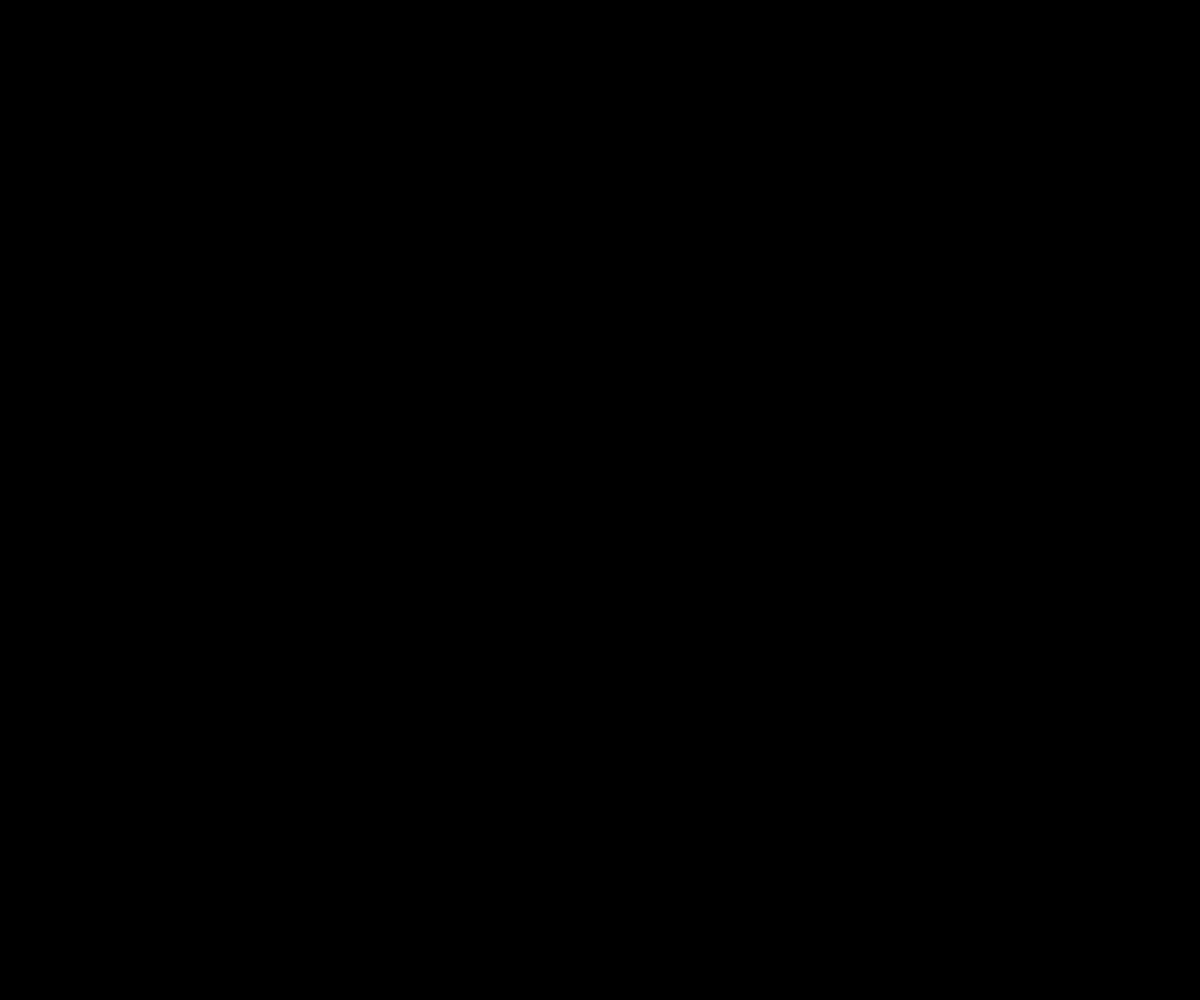
Frame 1 (no input)
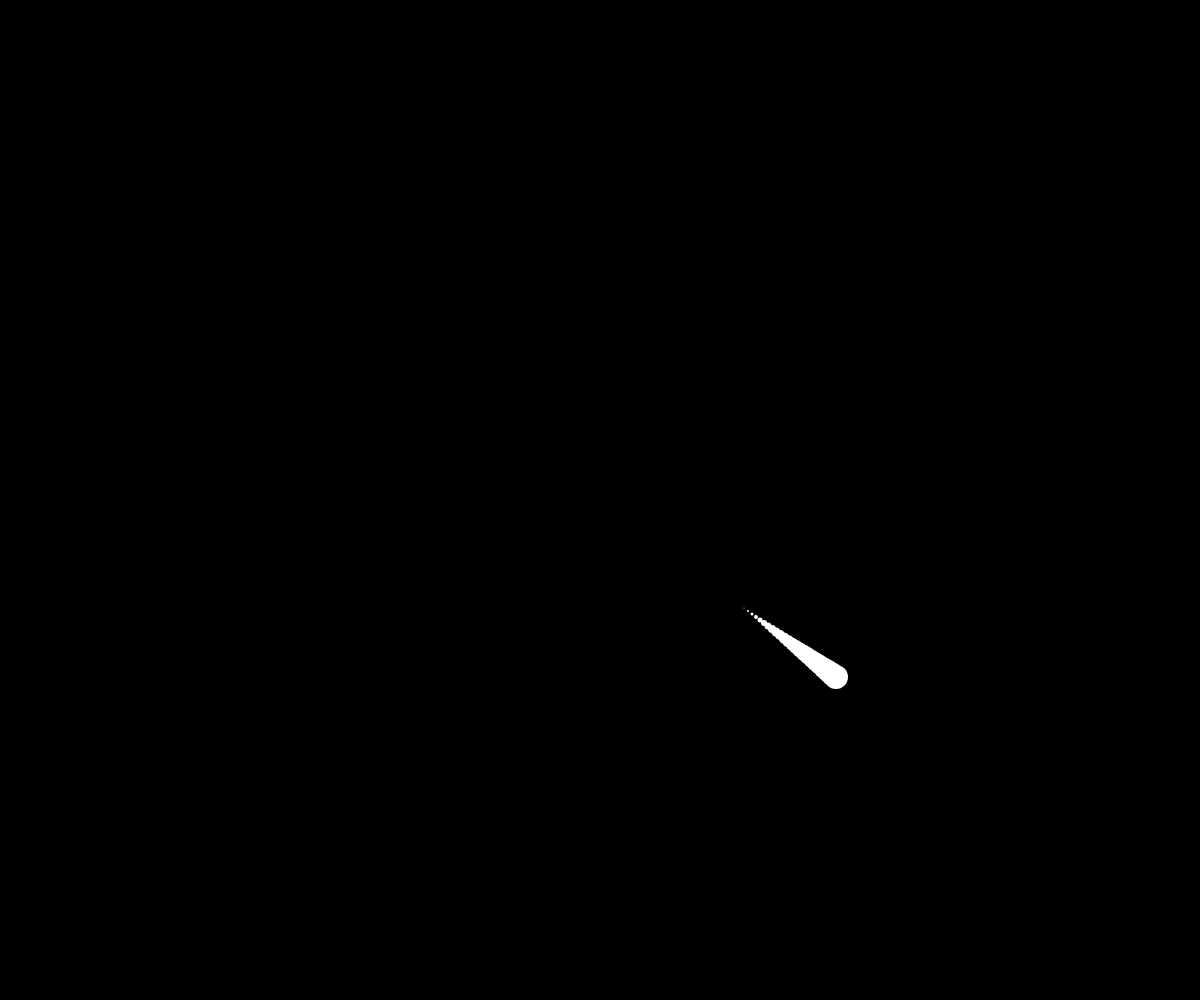
Frame 60 (no input)
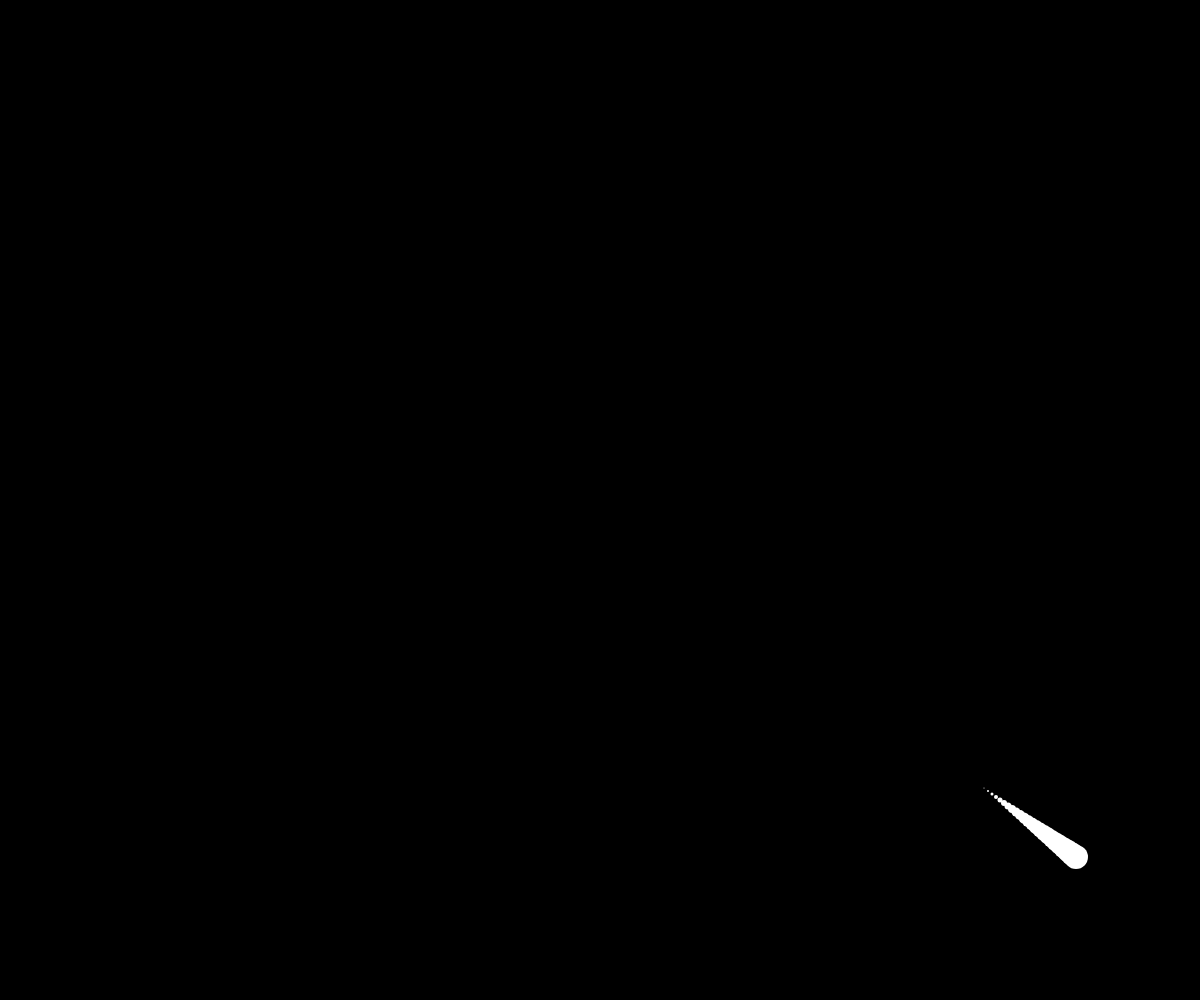
Frame 120 (the mouse pressed at the canvas centre since frame 60)

The p5.js sketch that drew these frames (run headless with seeded random() and noise() and a simulated clock; from frame 60 on, the mouse is pressed at the canvas centre):

// p5.js sketch
// ── sketch.js
let b;

function setup() {
	createCanvas(windowWidth, windowHeight);
	b = new Ball(width / 2, height / 2);
}

function draw() {
	background(0);
	b.show();
	b.update();
	b.bounce();
}
// ── Ball.js
class Ball {
  constructor(x, y, m) {
    this.pos = createVector(width / 2, height / 2);
    this.mass = m;
    this.r = sqrt(this.mass) * 10;
    this.xspeed = 4;
    this.yspeed = 3;
    this.his = [];
  }

  bounce() {
    if (this.pos.x < this.r || this.pos.x > width - this.r) {
      this.xspeed *= -1;
    }
    if (this.pos.y < this.r || this.pos.y > height - this.r) {
      this.yspeed *= -1;
    }
  }

  update() {
    this.pos.x += this.xspeed;
    this.pos.y += this.yspeed;
    let v = createVector(this.pos.x, this.pos.y);
    this.his.push(v);
    if (this.his.length > 25) {
      this.his.splice(0, 1);
    }
  }

  show() {
    noStroke();
    fill(255);
    ellipse(this.pos.x, this.pos.y, this.r * 2);
    for (let i = 0; i < this.his.length; i++) {
      let posi = this.his[i];
      ellipse(posi.x, posi.y, i, i);
    }
  }
}
